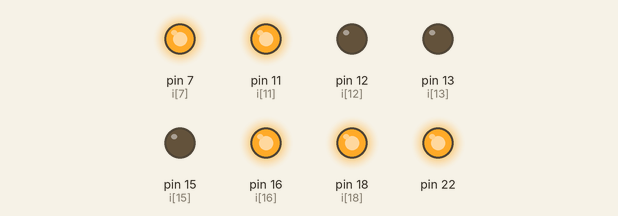
This program was run on a simulated Raspberry Pi (header pin numbers). Shown: output pins drawn as LEDs (lit = HIGH). Random numbers come from a fixed seed. At 23.6 s the program stops and its outputs stay as they are.

Above: at 0.1 s.
At 5.1 s:
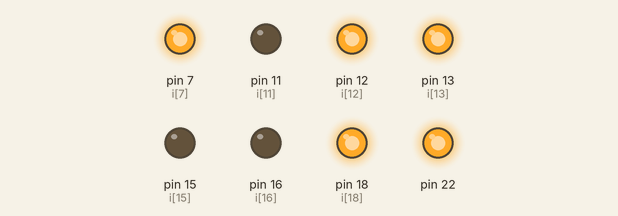
At 10.1 s:
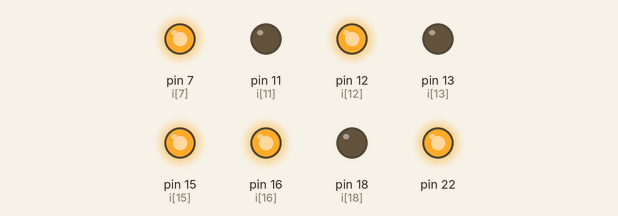
At 15.1 s:
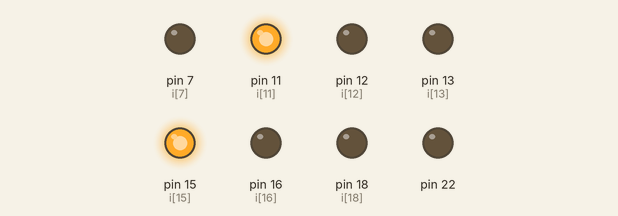
At 17.1 s:
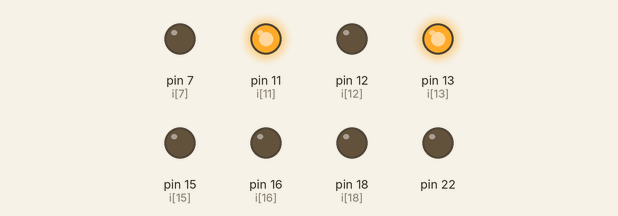
At 23.7 s:
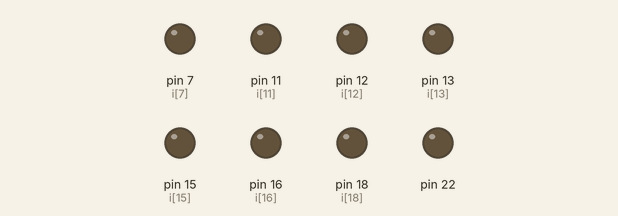
Timing chart, 0 to 25.1 s (numbered marks = the images above):
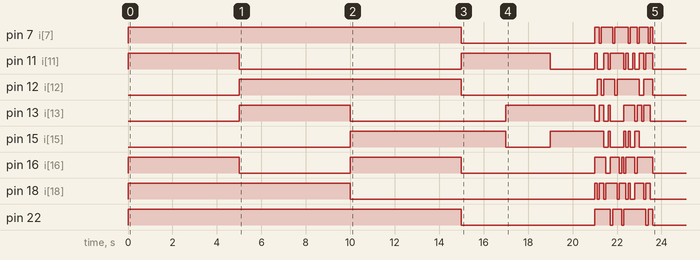

The program:

rgbled_pov.py
```python
#!/usr/bin/python3
'''rgbled_pov.py'''
import time
from random import randint
import RPi.GPIO as GPIO

#Setup Active states
#Common Cathode RGB-LEDs (Cathode=Active Low)
LED_ENABLE = 0; LED_DISABLE = 1
RGB_ENABLE = 1; RGB_DISABLE = 0
#HARDWARE SETUP
# 2[=====1=23=4==]26[=======]40
# 1[===5=RGB=====]25[=======]39
#LED CONFIG - Set GPIO Ports
LED1 = 12; LED2 = 16; LED3 = 18; LED4 = 22; LED5 = 7
LED = [LED1, LED2, LED3, LED4, LED5]
RGB_RED = 11; RGB_GREEN = 13; RGB_BLUE = 15
RGB = [RGB_RED, RGB_GREEN, RGB_BLUE]
#Mixed Colors
RGB_CYAN = [RGB_GREEN, RGB_BLUE]
RGB_MAGENTA = [RGB_RED, RGB_BLUE]
RGB_YELLOW = [RGB_RED, RGB_GREEN]
RGB_WHITE = [RGB_RED, RGB_GREEN, RGB_BLUE]
RGB_LIST = [RGB_RED, RGB_GREEN, RGB_BLUE, RGB_CYAN,
            RGB_MAGENTA, RGB_YELLOW, RGB_WHITE]
#Combo Colors
RGB_AQUA = [RGB_CYAN, RGB_GREEN]
RGB_LBLUE = [RGB_CYAN, RGB_BLUE]
RGB_PINK = [RGB_MAGENTA, RGB_RED]
RGB_PURPLE = [RGB_MAGENTA, RGB_BLUE]
RGB_ORANGE = [RGB_YELLOW, RGB_RED]
RGB_LIME = [RGB_YELLOW, RGB_GREEN]
RGB_COLORS = [RGB_LIME, RGB_YELLOW, RGB_ORANGE, RGB_RED,
              RGB_PINK, RGB_MAGENTA, RGB_PURPLE, RGB_BLUE,
              RGB_LBLUE, RGB_CYAN, RGB_AQUA, RGB_GREEN]

def led_setup():
    '''Setup the RGB-LED module pins and state.'''
    #Set up the wiring
    GPIO.setmode(GPIO.BOARD)
    # Setup Ports
    for val in LED:
        GPIO.setup(val, GPIO.OUT)
    for val in RGB:
        GPIO.setup(val, GPIO.OUT)
    led_clear()

def led_gpiocontrol(pins, state):
    '''This function will control the state of
    a single or multiple pins in a list.'''
    #determine if "pins" is a single integer or not
    if isinstance(pins, int):
        #Single integer - reference directly
        GPIO.output(pins, state)
    else:
        #if not, then cycle through the "pins" list
        for i in pins:
            GPIO.output(i, state)

def led_activate(led, color):
    '''Enable the selected led(s) and set the required color(s)
    Will accept single or multiple values'''
    #Enable led
    led_gpiocontrol(led, LED_ENABLE)
    #Enable color
    led_gpiocontrol(color, RGB_ENABLE)

def led_deactivate(led, color):
    '''Deactivate the selected led(s) and set the required
    color(s) will accept single or multiple values'''
    #Disable led
    led_gpiocontrol(led, LED_DISABLE)
    #Disable color
    led_gpiocontrol(color, RGB_DISABLE)

def led_time(led, color, timeon):
    '''Switch on the led and color for the timeon period'''
    led_activate(led, color)
    time.sleep(timeon)
    led_deactivate(led, color)

def led_clear():
    '''Set the pins to default state.'''
    for val in LED:
        GPIO.output(val, LED_DISABLE)
    for val in RGB:
        GPIO.output(val, RGB_DISABLE)

def led_cleanup():
    '''Reset pins to default state and release GPIO'''
    led_clear()
    GPIO.cleanup()

def led_rgbrandom(led, period, colors):
    ''' Light up the selected led, for period in seconds,
    in one of the possible colors. The colors can be
    1 to 3 for RGB, or 1-6 for RGB plus combinations,
    1-7 includes white. Anything over 7 will be set as
    OFF (larger the number more chance of OFF).'''
    value = randint(1, colors)
    if value < len(RGB_LIST):
        led_time(led, RGB_LIST[value-1], period)

def led_combo(pins, colors, period):
    #determine if "colors" is a single integer or not
    if isinstance(colors, int):
        #Single integer - reference directly
        led_time(pins, colors, period)
    else:
        #if not, then cycle through the "colors" list
        for i in colors:
            led_time(pins, i, period)

def rgbled_pov(led_pattern, color, ontime):
    '''Disable all the LEDs and re-enable the LED pattern
       in the required color'''
    led_deactivate(LED, RGB)
    for led_num, col_num in enumerate(led_pattern):
        if col_num >= 1:
            led_activate(LED[led_num], color)
    time.sleep(ontime)

def main():
    '''Directly run test function
    This function will run if the file is executed directly'''
    led_setup()
    led_time(LED1, RGB_RED, 5)
    led_time(LED2, RGB_GREEN, 5)
    led_time(LED3, RGB_BLUE, 5)
    led_time(LED, RGB_MAGENTA, 2)
    led_time(LED, RGB_YELLOW, 2)
    led_time(LED, RGB_CYAN, 2)
    for i in range(20):
        for j in LED:
            #Select from all, plus OFF
            led_rgbrandom(j, 0.1, 20)

if __name__ == '__main__':
    try:
        main()
    finally:
        led_cleanup()
#End
```

Measured:
- by itself, pin 7 (i[7]): LOW → HIGH at 0.00 s, → LOW 15.0 s later, → HIGH 6.0 s later, → LOW 0.20 s later, … (14 changes in this stretch)
- by itself, pin 11 (i[11]): LOW → HIGH at 0.00 s, → LOW 5.0 s later, → HIGH 10.0 s later, → LOW 4.0 s later, … (18 changes in this stretch)
- by itself, pin 12 (i[12]): LOW → HIGH at 5.0 s, → LOW 10.0 s later, → HIGH 6.1 s later, → LOW 0.20 s later, … (10 changes in this stretch)
- by itself, pin 13 (i[13]): LOW → HIGH at 5.0 s, → LOW 5.0 s later, → HIGH 7.0 s later, → LOW 4.0 s later, … (14 changes in this stretch)
- by itself, pin 15 (i[15]): LOW → HIGH at 10.0 s, → LOW 7.0 s later, → HIGH 2.0 s later, → LOW 2.4 s later, … (12 changes in this stretch)
- by itself, pin 16 (i[16]): LOW → HIGH at 0.00 s, → LOW 5.0 s later, → HIGH 5.0 s later, → LOW 5.0 s later, … (14 changes in this stretch)
- by itself, pin 18 (i[18]): LOW → HIGH at 0.00 s, → LOW 10.0 s later, → HIGH 11.0 s later, → LOW 0.10 s later, … (16 changes in this stretch)
- by itself, pin 22: LOW → HIGH at 0.00 s, → LOW 15.0 s later, → HIGH 6.0 s later, → LOW 0.70 s later, … (10 changes in this stretch)
